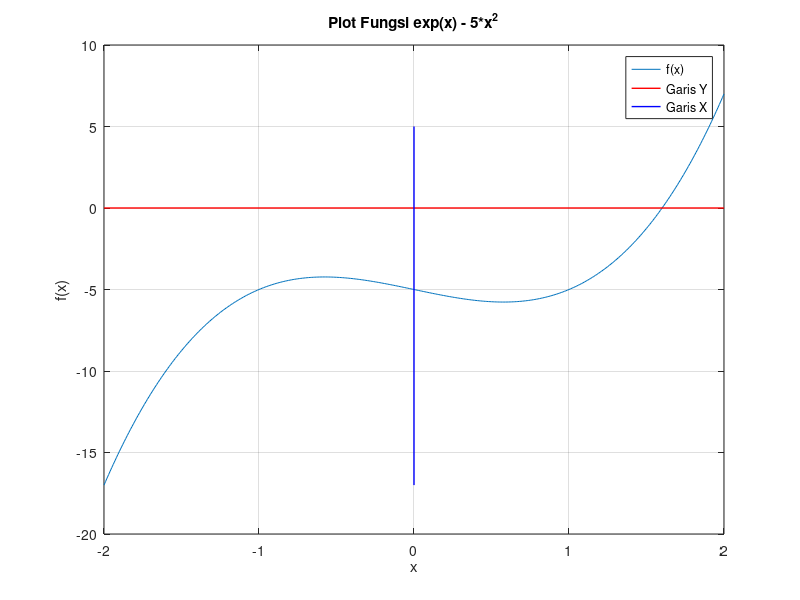

MATLAB code for this plot:
% Definisikan fungsi yang ingin Anda cari akarnya (exp(x) - 5*x^2)
func = @(x) 2*x.^3 - 2*x - 5;

% Batas awal a dan b
a = -0.50;
b = 1.75;
tolerance = 0.001;
max_iterations = 100;

% Membuat array
akumulasiAngka = -2.0:0.01:2.0;

% Membuat plot sederhana untuk persamaannya
plot(akumulasiAngka, func(akumulasiAngka));
hold on;
% Membuat garis horizontal pada y = 0
plot([-2, 2], [0, 0], 'r', 'LineWidth', 1);

% Membuat garis vertikal pada x = 0
plot([0, 0], [min(func(akumulasiAngka)), 5], 'b', 'LineWidth', 1);

xlabel('x');
ylabel('f(x)');
title('Plot Fungsi exp(x) - 5*x^2');
grid on;

legend('f(x)', 'Garis Y', 'Garis X');

hold off;